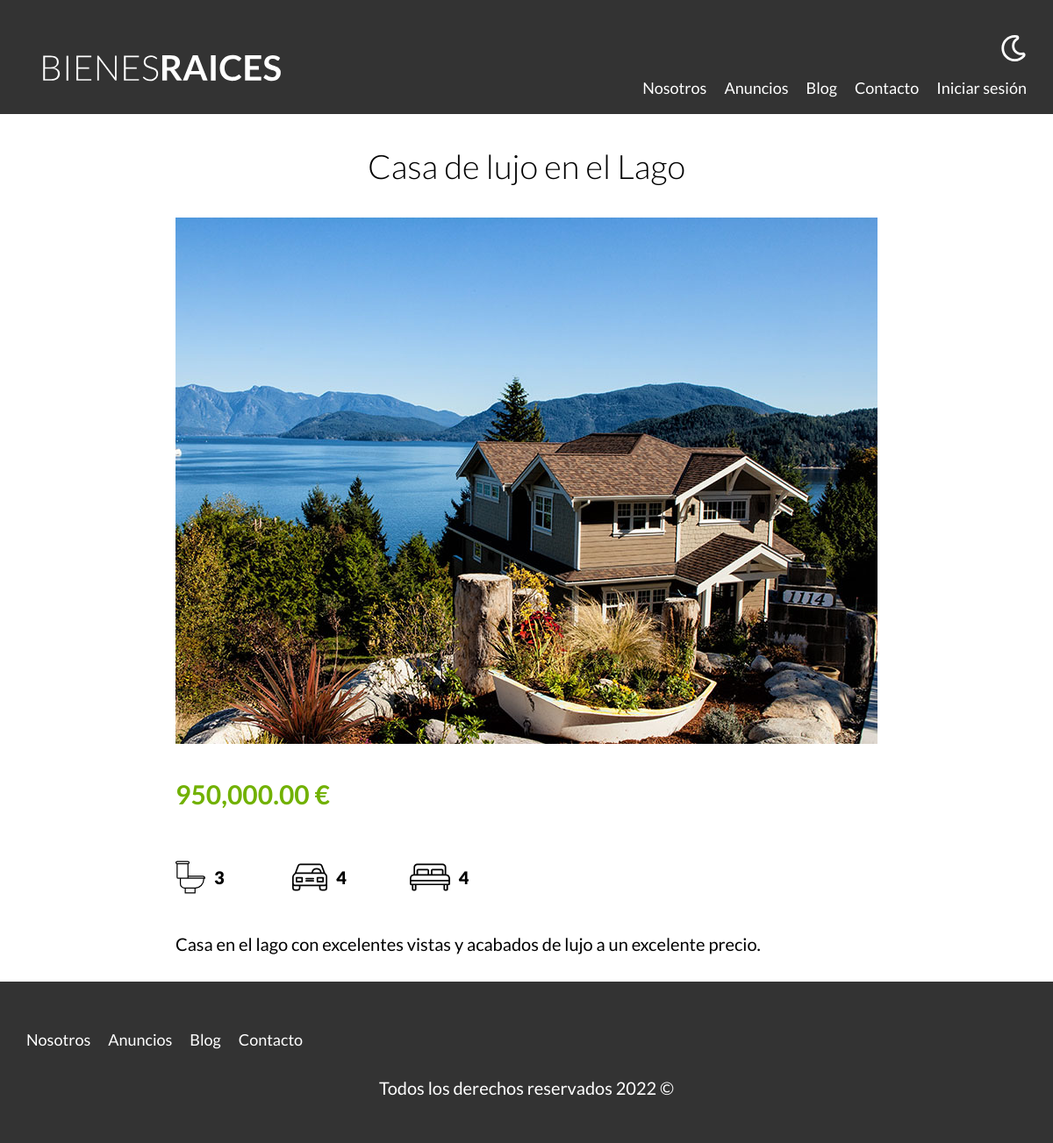
Screenshot of /propiedad?id=34 with the database file from the repository.
### tables this page shows
CREATE TABLE `propiedades` (
  `id` int NOT NULL AUTO_INCREMENT,
  `titulo` varchar(60) DEFAULT NULL,
  `precio` decimal(10,2) DEFAULT NULL,
  `imagen` varchar(200) DEFAULT NULL,
  `descripcion` longtext,
  `habitaciones` int DEFAULT NULL,
  `wc` int DEFAULT NULL,
  `estacionamiento` int DEFAULT NULL,
  `creado` date DEFAULT NULL,
  `vendedorid` int DEFAULT NULL,
  PRIMARY KEY (`id`),
  KEY `vendedorid_idx` (`vendedorid`),
  CONSTRAINT `vendedorid` FOREIGN KEY (`vendedorid`) REFERENCES `vendedores` (`id`)
);

### controllers/PaginasController.php (called while the page is built, shortened)
<?php
class PaginasController {
    public static function propiedad(Router $router) {
        $id = validarORedireccionar('/propiedades');
        $propiedad = Propiedad::find($id);
        $router->render('paginas/propiedad', [
            'propiedad' => $propiedad
        ]);
    }
}

### public/index.php (called while the page is built, shortened)
<?php
$router = new Router();
$router->get('/admin', [PropiedadController::class, 'index']);
$router->get('/propiedades/crear', [PropiedadController::class, 'crear']);
$router->post('/propiedades/crear', [PropiedadController::class, 'crear']);
$router->get('/propiedades/actualizar', [PropiedadController::class, 'actualizar']);
$router->post('/propiedades/actualizar', [PropiedadController::class, 'actualizar']);
$router->post('/propiedades/eliminar', [PropiedadController::class, 'eliminar']);
$router->get('/vendedores/crear', [VendedorController::class, 'crear']);
$router->post('/vendedores/crear', [VendedorController::class, 'crear']);
$router->get('/vendedores/actualizar', [VendedorController::class, 'actualizar']);
$router->post('/vendedores/actualizar', [VendedorController::class, 'actualizar']);
$router->post('/vendedores/eliminar', [VendedorController::class, 'eliminar']);
$router->get('/blogs/crear', [BlogController::class, 'crear']);
$router->post('/blogs/crear', [BlogController::class, 'crear']);
$router->get('/blogs/actualizar', [BlogController::class, 'actualizar']);
$router->post('/blogs/actualizar', [BlogController::class, 'actualizar']);
$router->post('/blogs/eliminar', [BlogController::class, 'eliminar']);
$router->get('/', [PaginasController::class, 'index']);
$router->get('/nosotros', [PaginasController::class, 'nosotros']);
$router->get('/propiedades', [PaginasController::class, 'propiedades']);
$router->get('/propiedad', [PaginasController::class, 'propiedad']);
$router->get('/blog', [PaginasController::class, 'blog']);
$router->get('/entrada', [PaginasController::class, 'entrada']);
$router->get('/contacto', [PaginasController::class, 'contacto']);
$router->post('/contacto', [PaginasController::class, 'contacto']);
$router->get('/login', [LoginController::class, 'login']);
$router->post('/login', [LoginController::class, 'login']);
$router->get('/logout', [LoginController::class, 'logout']);
$router->comprobarRutas();

### includes/funciones.php (called while the page is built, shortened)
<?php
function validarORedireccionar(string $url) {
    $id = $_GET['id'];
    $id = filter_var($id, FILTER_VALIDATE_INT);
    return $id;
}
?>

### models/ActiveRecord.php (called while the page is built, shortened)
<?php
class ActiveRecord {
    protected static $db;
    protected static $tabla = '';
    public static function setDB($database) {
        self::$db = $database;
    }
    public static function find($id) {
        $query = " SELECT * FROM " . static::$tabla . " WHERE id = ${id} ";
        $resultado = self::consultarSQL($query);
        return array_shift($resultado);
    }
    public static function consultarSQL($query) {
        $resultado = self::$db->query($query);
        $array = [];
        while($registro = $resultado->fetch_assoc()) {
            $array[] =  static::crearObjeto($registro);
        }
        return $array;
    }
    protected static function crearObjeto($registro) {
        $objeto = new static;
        foreach($registro as $key => $value) {
            if( property_exists($objeto, $key)) {
                $objeto->$key = $value;
            }
        }
        return $objeto;
    }
}

### views/paginas/propiedad.php (the view)
<main class="contenedor seccion contenido-centrado">
    <h1 data-cy="titulo-propiedad"><?php echo $propiedad->titulo; ?></h1>
    <img loading="lazy" src="/imagenes/<?php echo $propiedad->imagen; ?>" alt="Imagen de la propiedad">
    <div class="resumen-propiedad">
        <p class="precio"><?php echo number_format($propiedad->precio, 2); ?> €</p>
        <ul class="iconos-caracteristicas">
            <li>
                <img class="icono" loadign="lazy" src="build/img/icono_wc.svg" alt="Icono wc">
                <p><?php echo $propiedad->wc; ?></p>
            </li>
            <li>
                <img class="icono" loadign="lazy" src="build/img/icono_estacionamiento.svg" alt="Icono estacionamiento">
                <p><?php echo $propiedad->estacionamiento; ?></p>
            </li>
            <li>
                <img class="icono" loadign="lazy" src="build/img/icono_dormitorio.svg" alt="Icono dormitorio">
                <p><?php echo $propiedad->habitaciones; ?></p>
            </li>
        </ul>
        <p><?php echo $propiedad->descripcion; ?></p>
    </div>
</main>

### public/build/css/app.css (style rules this page uses)
html { -webkit-text-size-adjust:100%;line-height:1.15 }
body { margin:0 }
main { display:block }
h1 { font-size:2em;margin:.67em 0 }
img { border-style:none }
html { box-sizing:border-box;font-size:62.5% }
*,:after,:before { box-sizing:inherit }
body { font-family:Lato,sans-serif;font-size:1.6rem;line-height:1.8 }
p { color:#000;font-size:2rem }
.contenedor { margin:0 auto;max-width:120rem;width:95% }
img,picture { display:block;width:100% }
h1,h2,h3 { font-family:Lato,sans-serif;font-weight:300;margin:2.5rem 0;text-align:center }
h1 { font-size:3.8rem }
.seccion { margin-bottom:2.5rem;margin-top:2.5rem }
.contenido-centrado { max-width:80rem }
.icono { text-align:center }
.precio { color:#71b100;font-size:3rem;font-weight:700 }
.iconos-caracteristicas { display:flex;list-style:none;max-width:40rem;padding:0 }
.iconos-caracteristicas li { display:flex;flex:1 }
.iconos-caracteristicas li img { flex:0 0 3rem;margin-right:1rem }
.iconos-caracteristicas li p { font-weight:900 }

### rows the page displays
propiedades: titulo "Casa de lujo en el Lago", imagen (picture), precio "950,000.00", wc "3", estacionamiento "4", habitaciones "4", descripcion "Casa en el lago con excelentes vistas y acabados de lujo a un excelente precio."

### other values shown
date ('Y') "2022"
